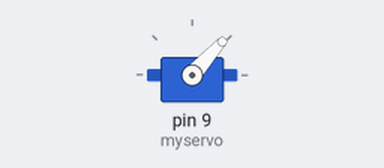
Recording of a sketch running on a simulated Arduino Uno, built with avr-gcc and run on an emulated ATmega328P. On the bench: servo.

Above: at 0.05 s.
At 0.65 s:
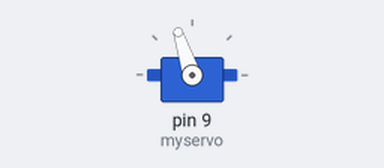
At 1.3 s:
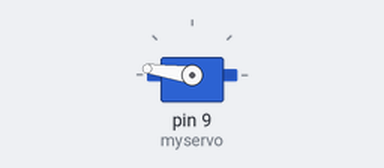
At 2.55 s:
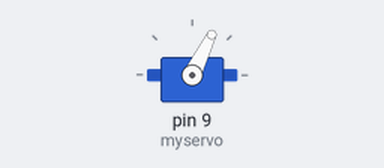
Timing chart, 0 to 6.3 s (numbered marks = the images above):
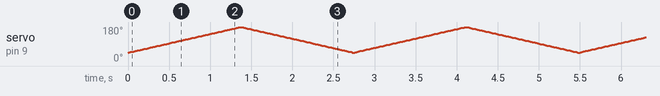

The sketch:

servo.ino
```cpp
#include <Servo.h>

Servo myservo;  // create servo object to control a servo
// twelve servo objects can be created on most boards

int pos = 0;    // variable to store the servo position

void setup() {
  myservo.attach(9);  // attaches the servo on pin 9 to the servo object
}

void loop() {
  for (pos = 45; pos <= 180; pos += 1) { // goes from 0 degrees to 180 degrees
    // in steps of 1 degree
    myservo.write(pos);              // tell servo to go to position in variable 'pos'
    delay(10);                       // waits 15ms for the servo to reach the position
  }
  for (pos = 180; pos >= 45; pos -= 1) { // goes from 180 degrees to 0 degrees
    myservo.write(pos);              // tell servo to go to posit ion in variable 'pos'
    delay(10);                       // waits 15ms for the servo to reach the position
  }
}
```
